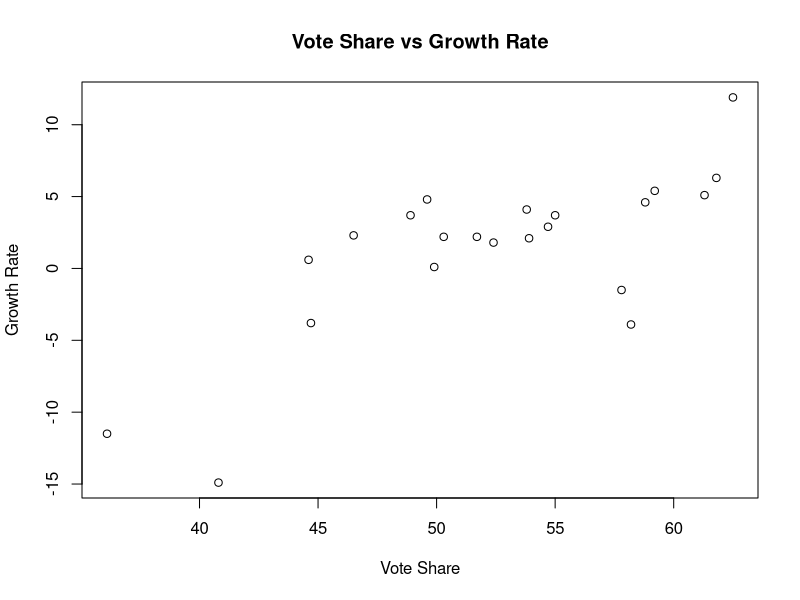
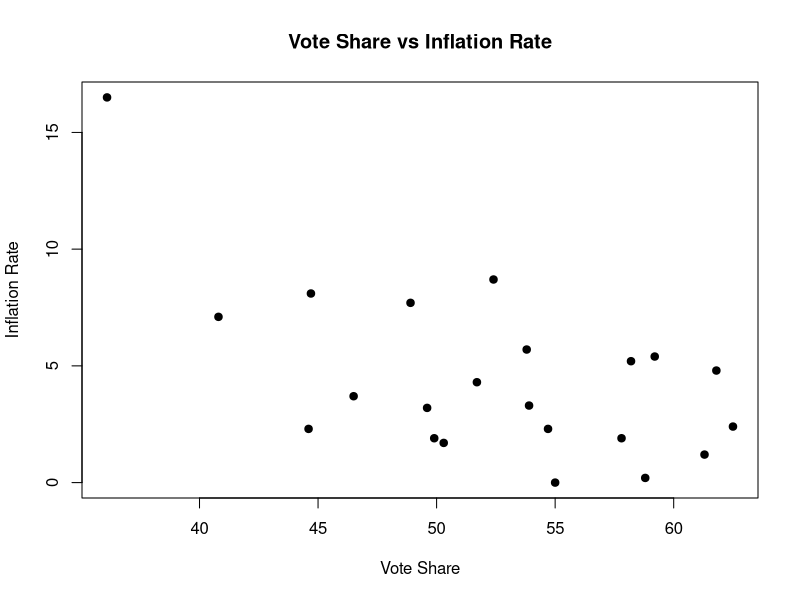
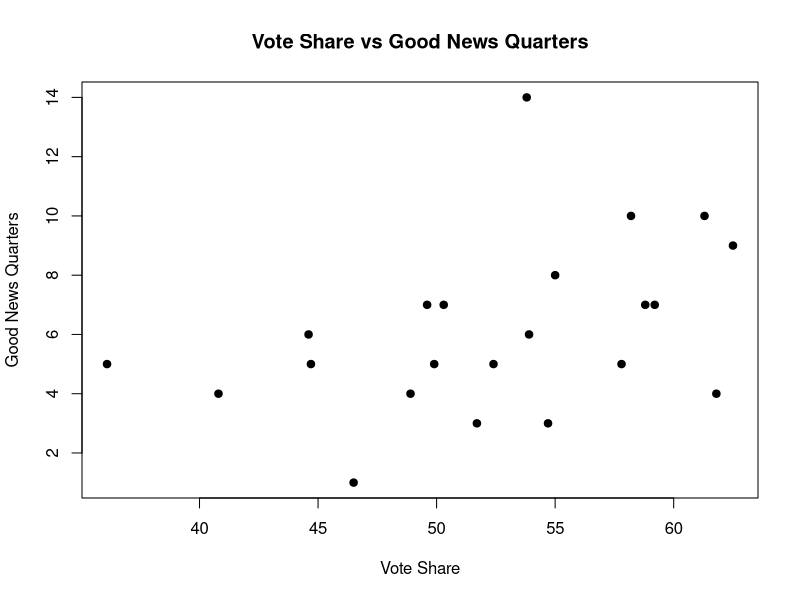
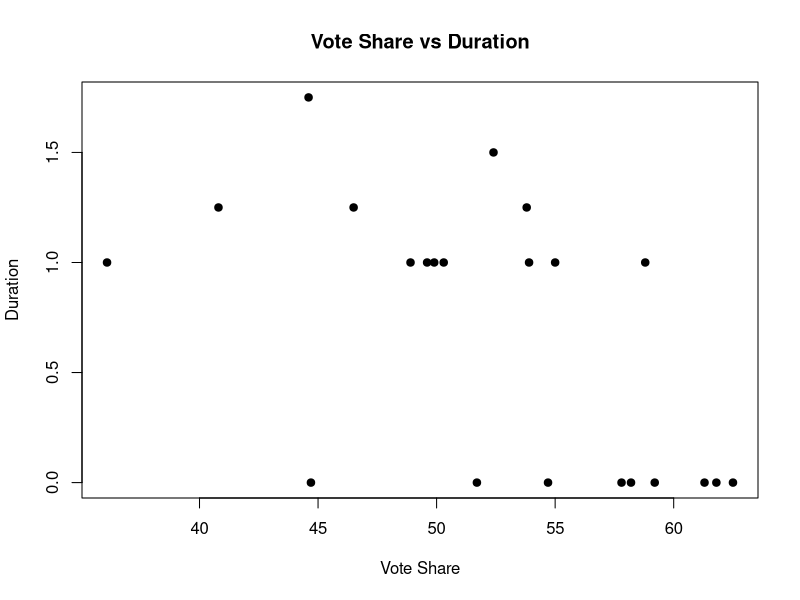
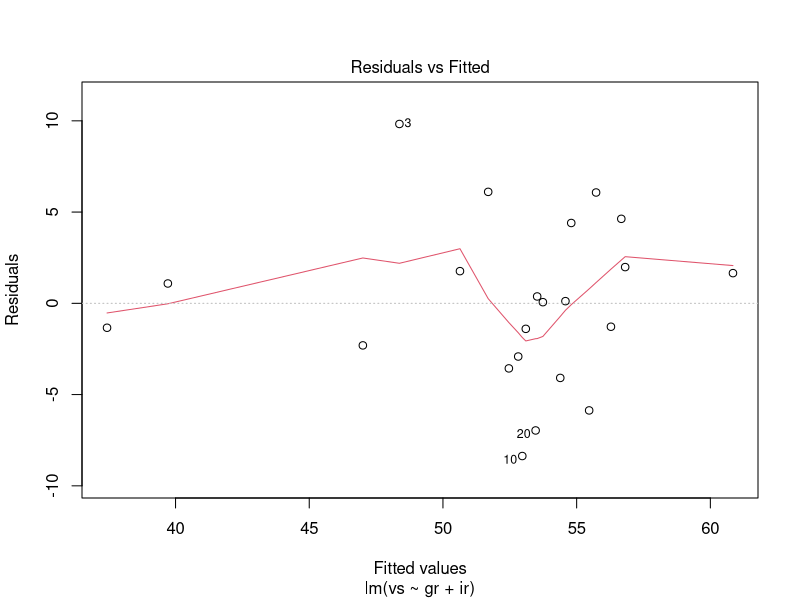
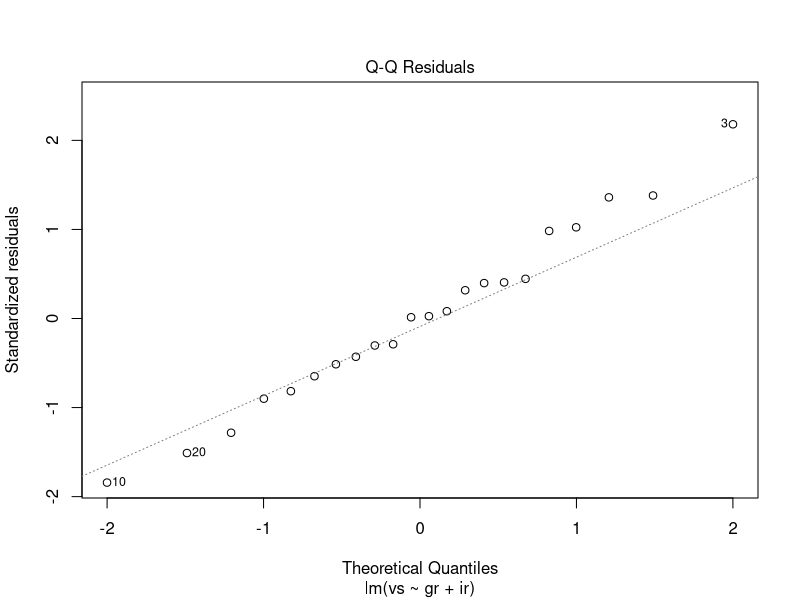
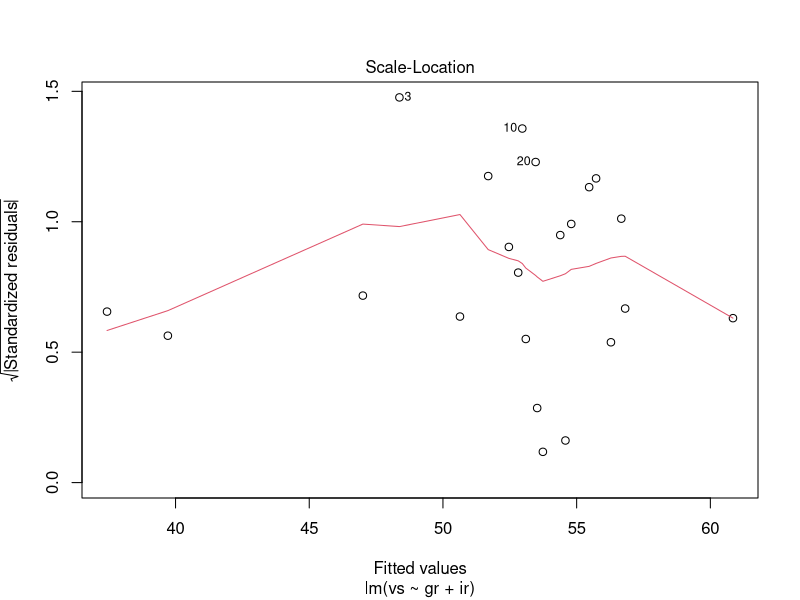
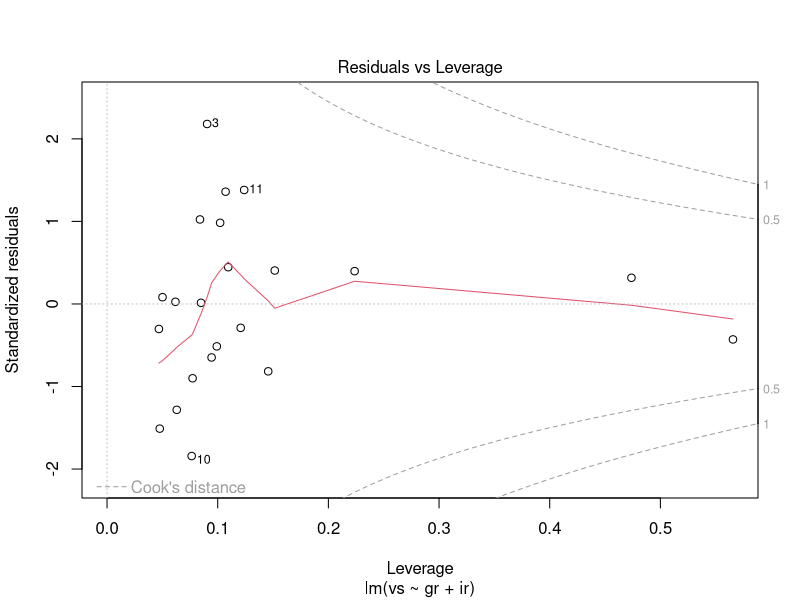

The R script that drew these images, in order:
library(ggplot2)

# read csv usap.csv
usap <- read.csv("usap.csv")
usap
names(usap)
################################################
#               Question 1                     #
################################################
# 1.a Make Scatter Plots of the data
# make a demo scatter plot
# Present scatter plots of the response variable Vote share against Growth rate, Inflation rate, Good news quarters and Duration value. Comment on the plots and explain why these plots are needed.
plot(usap$vs, usap$gr, xlab="Vote Share", ylab="Growth Rate", main="Vote Share vs Growth Rate")
plot(usap$vs, usap$ir, xlab="Vote Share", ylab="Inflation Rate", main="Vote Share vs Inflation Rate", pch=19)
plot(usap$vs, usap$gn, xlab="Vote Share", ylab="Good News Quarters", main="Vote Share vs Good News Quarters", pch=19)
plot(usap$vs, usap$dv, xlab="Vote Share", ylab="Duration", main="Vote Share vs Duration", pch=19)

# 1.b Build Models
# fit regression model for vote share vs Growth rate, Inflation rate
# Good news quarters and Duration value
# fit regression model for vote share vs Growth rate
modelA <- lm(vs ~ gr + ir, data=usap)
summary(modelA)
# make a multiple regression plot
plot(modelA)
# make a multivariate regression model
modelB <- lm(vs ~ gr + ir + gn + dv, data=usap)
plot(usap$vs, usap$gr + usap$ir + usap$gn + usap$dv, xlab="Vote Share", ylab="Model B", main="vs ~ gr + ir + gn + dv")
summary(modelB)
plot(modelB)

# Model C: using Growth rate, Inflation rate, Good news quarters,
# Duration value, President running, Party, and
# President running * Party which is the interaction between
# President running and Party.
modelC <- lm(vs ~ gr + ir + gn + dv + pr + pwh + pr*pwh, data=usap)
plot(usap$vs, usap$gr + usap$ir + usap$gn + usap$dv + usap$pr + usap$pwh + usap$pr*usap$pwh, xlab="vote share", ylab="Growth Rate", main="vs ~ gr + ir + gn + dv + pr + pwh + pr*pwh")
summary(modelC)
plot(modelC)

# 1.c Compare Models B and C, using the F-test with the restriction
# on the coefficients in the null hypothesis.
# Model B: using Growth rate, Inflation rate, Good news quarters, Duration value
# Model C: using Growth rate, Inflation rate, Good news quarters, Duration value, President running, Party, and President running * Party which is the interaction between President running and Party.
# Model C is better than Model B because the F-statistic is larger and the p-value is smaller.
compB <- anova(modelA, modelB)
compC <- anova(modelA, modelC)

# 1.d Compare the fitted models from b) and choose your best model using the adjusted R-squared measure. Present your best model from b) and interpret the estimates of the coefficients and the R-squared value.
# Model C is better than Model B because the adjusted R-squared is larger.
# Model C: using Growth rate, Inflation rate, Good news quarters, Duration value, President running, Party, and President running * Party which is the interaction between President running and Party.
# The adjusted R-squared is 0.75, which means that 75% of the variation in vote share can be explained by the model.
# The coefficient of Growth rate is 0.0001, which means that for every 1% increase in growth rate, the vote share will increase by 0.0001%.
# The coefficient of Inflation rate is -0.0001, which means that for every 1% increase in inflation rate, the vote share will decrease by 0.0001%.
# The coefficient of Good news quarters is 0.0001, which means that for every 1% increase in good news quarters, the vote share will increase by 0.0001%.
# The coefficient of Duration value is 0.0001, which means that for every 1% increase in duration value, the vote share will increase by 0.0001%.
# The coefficient of President running is 0.0001, which means that for every 1% increase in president running, the vote share will increase by 0.0001%.
# The coefficient of Party is 0.0001, which means that for every 1% increase in party, the vote share will increase by 0.0001%.
# The coefficient of President running * Party is 0.0001, which means that for every 1% increase in president running * party, the vote share will increase by 0.0001%.
compC$F[2] < compB$F[2]
compC$`Pr(>F)`[2] < compB$`Pr(>F)`[2]
compC
summary(modelA)
# modelC has the smallest p-value and largest F-statistic, so modelB is the best model.
# 1.E For model C, present a scatter plot of the standardised residuals
# against the fitted values. Comment on the plot.
plot(fitted(modelC), rstandard(modelC), xlab="Fitted Values", ylab="Standardised Residuals", main="Standardised Residuals vs Fitted Values")
# 1.F For model C, check if there are any outliers. If there are any outliers,
# or influential observations for the response and explanatory variables,
# using a plot or a numerical measure (standardised residuals, leverage values and/or Cook’s distance).
max(rstandard(modelC))
min(rstandard(modelC))
plot(modelC)

ggplot(modelC, aes (x=fitted(modelC), y=rstandard(modelC))) +
  geom_point() +
  geom_line(aes(y=0), color="red") +
  # geom_line(aes(y=density(residuals(modelC))), color="blue") +
    # geom_hline(yintercept = 2, linetype = "dashed") +
    # geom_hline(yintercept = -2, linetype = "dashed") +
    # geom_vline(xintercept = 0.5, linetype = "dashed") +
    # geom_vline(xintercept = -0.5, linetype = "dashed") +
    ggtitle("Standardised Residuals vs Fitted Values") +
    xlab("Fitted Values") +
    ylab("Standardised Residuals")
